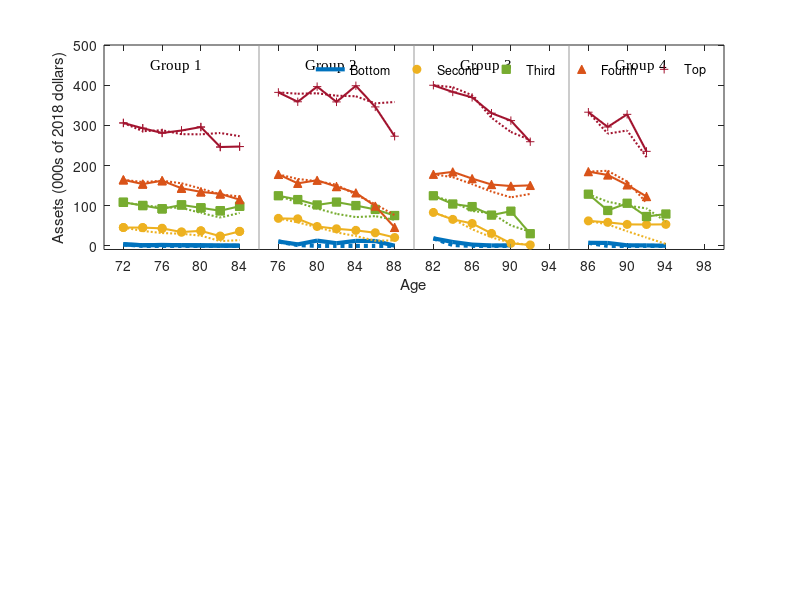

Reproduce this figure in MATLAB. (Note: this script raises an error after producing the figure.)
clear all

%  clc

waves=9;
groups=4;
wealth_q=3
clusters=4
f_t=2;
PI_l=5;
PI_l2=10;
FS=11;
ylim_pi=500
ylim_ic=600
cd('C:\Users\jbueren\Google Drive\JMP\Code\Structural Model\new_model\new_model\new_model');

% Data moments
fileID = fopen('data_moments1.txt');
data_moments=textscan(fileID,'%f');
fclose(fileID);
data_moments=data_moments{1};
data_moments=standardizeMissing(data_moments,-9);
data_moments(data_moments<0)=0;
data_NW_PI=data_moments(1:waves*groups*PI_l);
data_NW_PI=reshape(data_NW_PI,PI_l,waves,groups);

% Model moments
fileID = fopen('model_moments.txt');
model_moments=textscan(fileID,'%f');
fclose(fileID);
model_moments=model_moments{1};
model_moments(isnan(data_moments)) = -9;
model_moments=standardizeMissing(model_moments,-9);
model_moments(model_moments<0) = 0;
model_NW_PI=model_moments(1:waves*groups*PI_l);
model_NW_PI=reshape(model_NW_PI,PI_l,waves,groups);

data_beq_ic=data_moments(waves*groups*PI_l+1:waves*groups*PI_l+f_t*PI_l);
data_beq_ic=reshape(data_beq_ic,PI_l,f_t);
model_beq_ic=model_moments(waves*groups*PI_l+1:waves*groups*PI_l+f_t*PI_l);
model_beq_ic=reshape(model_beq_ic,PI_l,f_t);

data_NW_IC=data_moments(waves*groups*PI_l+f_t*PI_l+1:waves*groups*PI_l+f_t*PI_l+f_t*waves*groups);
data_NW_IC=reshape(data_NW_IC,f_t,waves,groups);
model_NW_IC=model_moments(waves*groups*PI_l+f_t*PI_l+1:waves*groups*PI_l+f_t*PI_l+f_t*waves*groups);
model_NW_IC=reshape(model_NW_IC,f_t,waves,groups);

data_hr_PI=data_moments(waves*groups*PI_l+f_t*PI_l+f_t*waves*groups+1:waves*groups*PI_l+f_t*PI_l+f_t*waves*groups+groups*PI_l);
data_hr_PI=reshape(data_hr_PI,PI_l,groups)
model_hr_PI=model_moments(waves*groups*PI_l+f_t*PI_l+f_t*waves*groups+1:waves*groups*PI_l+f_t*PI_l+f_t*waves*groups+groups*PI_l);
model_hr_PI=reshape(model_hr_PI,PI_l,groups)

data_hr_IC=data_moments(waves*groups*PI_l+f_t*PI_l+f_t*waves*groups+groups*PI_l+1:waves*groups*PI_l+f_t*PI_l+f_t*waves*groups+groups*PI_l+groups*f_t);
data_hr_IC=reshape(data_hr_IC,f_t,groups)
model_hr_IC=model_moments(waves*groups*PI_l+f_t*PI_l+f_t*waves*groups+groups*PI_l+1:waves*groups*PI_l+f_t*PI_l+f_t*waves*groups+groups*PI_l+groups*f_t);
model_hr_IC=reshape(model_hr_IC,f_t,groups)

data_md_IC=data_moments(waves*groups*PI_l+f_t*PI_l+f_t*waves*groups+groups*PI_l+groups*f_t+1:waves*groups*PI_l+f_t*PI_l+f_t*waves*groups+groups*PI_l+groups*f_t+clusters*f_t);
data_md_IC=reshape(data_md_IC,f_t,groups)
model_md_IC=model_moments(waves*groups*PI_l+f_t*PI_l+f_t*waves*groups+groups*PI_l+groups*f_t+1:waves*groups*PI_l+f_t*PI_l+f_t*waves*groups+groups*PI_l+groups*f_t+clusters*f_t);
model_md_IC=reshape(model_md_IC,f_t,groups)

%Untargeted moments
fileID = fopen('data_moments_ut.txt');
data_moments_ut=textscan(fileID,'%f');
fclose(fileID);
data_moments_ut=data_moments_ut{1};
data_moments_ut=standardizeMissing(data_moments_ut,-9);
data_moments_ut(data_moments_ut<0) = 0;
data_moments_ut=reshape(data_moments_ut,f_t,waves,groups)

fileID = fopen('moments_NW_IC1.txt');
model_moments_ut=textscan(fileID,'%f');
fclose(fileID);
model_moments_ut=model_moments_ut{1};
model_moments_ut(isnan(data_moments_ut)) = -9
model_moments_ut=standardizeMissing(model_moments_ut,-9);
model_moments_ut(model_moments_ut<0) = 0;
model_moments_ut=reshape(model_moments_ut,f_t,waves,groups)


colors = {[0   0.4470    0.7410]  [0.9290    0.6940    0.1250] [0.4660    0.6740    0.1880] [0.8500    0.3250    0.0980] [0.6350, 0.0780, 0.1840]};
pattern = {'none' 'o' 's' '^' '+'};
width={3 1.5 1.5 1.5 1.5};
waves2=7

% Graph by PI

final_f=figure(3)
set(3,'position',[50    20    700    500])
h1=subplot(2,1,1)
for m=1:2
for c=1:groups
for p=1:PI_l
    if m==1
        if p>1
            scatter(1+(waves2+1)*(c-1):waves2+(waves2+1)*(c-1),data_NW_PI(p,1:1:waves2,c),pattern{p},'MarkerEdgeColor',colors{p},'MarkerFaceColor',colors{p})
        end
        plot(1+(waves2+1)*(c-1):waves2+(waves2+1)*(c-1),data_NW_PI(p,1:1:waves2,c),'Color',colors{p},'LineWidth',width{p})        
    else
        plot(1+(waves2+1)*(c-1):waves2+(waves2+1)*(c-1),model_NW_PI(p,1:1:waves2,c),':','Color',colors{p},'LineWidth',width{p})
    end
     hold on  
end
end
end
c=1;
p=1;
p1=plot(1+waves2*(c-1):waves2+(waves2)*(c-1),data_NW_PI(p,1:1:waves2,c),'Color',colors{p},'LineWidth',width{p});
p=2;
p2=scatter(1+waves2*(c-1):waves2+(waves2)*(c-1),data_NW_PI(p,1:1:waves2,c),pattern{p},'MarkerEdgeColor',colors{p},'MarkerFaceColor',colors{p});
p=3;
p3=scatter(1+waves2*(c-1):waves2+(waves2)*(c-1),data_NW_PI(p,1:1:waves2,c),pattern{p},'MarkerEdgeColor',colors{p},'MarkerFaceColor',colors{p});
p=4;
p4=scatter(1+waves2*(c-1):waves2+(waves2)*(c-1),data_NW_PI(p,1:1:waves2,c),pattern{p},'MarkerEdgeColor',colors{p},'MarkerFaceColor',colors{p});
p=5;
p5=scatter(1+waves2*(c-1):waves2+(waves2)*(c-1),data_NW_PI(p,1:1:waves2,c),pattern{p},'MarkerEdgeColor',colors{p},'MarkerFaceColor',colors{p});

set(gcf,'color','w')
xlabel('Age','FontSize',FS)
ylabel('Assets (000s of 2018 dollars)','FontSize',FS)
ylim([-9,ylim_pi])
xticks([1:2:32])
xticklabels({'72','76','80','84',...
             '76','80','84','88',...
             '82','86','90','94',...
             '86','90','94','98'})
xlim([0 32])
alpha=0.6;
line([8 8], [-9 ylim_pi], 'Color', [alpha alpha alpha]);
line([16 16], [-9 ylim_pi], 'Color', [alpha alpha alpha]);
line([24 24], [-9 ylim_pi], 'Color', [alpha alpha alpha]);
text(2.4,ylim_pi-50,'Group 1','FontName','Times New Roman','Fontsize',FS)
text(10.4,ylim_pi-50,'Group 2','FontName','Times New Roman','Fontsize',FS)
text(18.4,ylim_pi-50,'Group 3','FontName','Times New Roman','Fontsize',FS)
text(26.4,ylim_pi-50,'Group 4','FontName','Times New Roman','Fontsize',FS)
I1=legend([p1 p2 p3 p4 p5],'Bottom','Second','Third','Fourth','Top','orientation','horizontal');
legend('boxoff')
I1.FontSize=FS;
newPosition = [0.4 0.87 0.2 0.2];
newUnits = 'normalized';
set(I1,'Position', newPosition,'Units', newUnits);
hold off
set(gca,'FontName','Times New Roman','Fontsize',FS);

subplot(2,1,2)
j=1
for m=1:2
for c=1:groups
for p=1:f_t
    if m==1
        if p>1
            scatter(1+(waves2+1)*(c-1):waves2+(waves2+1)*(c-1),data_moments_ut(p,1:1:waves2,c,j),pattern{p},'MarkerEdgeColor',colors{p},'MarkerFaceColor',colors{p})
        end
        plot(1+(waves2+1)*(c-1):waves2+(waves2+1)*(c-1),data_moments_ut(p,1:1:waves2,c,j),'Color',colors{p},'LineWidth',width{p})        
    else
        plot(1+(waves2+1)*(c-1):waves2+(waves2+1)*(c-1),model_moments_ut(p,1:1:waves2,c,j),':','Color',colors{p},'LineWidth',width{p})
    end
     hold on  
end
end
end
c=1;
p=1;
p1=plot(1+waves2*(c-1):waves2+(waves2)*(c-1),data_moments_ut(p,1:1:waves2,c,j),'Color',colors{p},'LineWidth',width{p});
p=2;
p2=scatter(1+waves2*(c-1):waves2+(waves2)*(c-1),data_moments_ut(p,1:1:waves2,c,j),pattern{p},'MarkerEdgeColor',colors{p},'MarkerFaceColor',colors{p});


set(gcf,'color','w')
xlabel('Age','FontSize',FS)
ylabel('Assets (000s of 2018 dollars)','FontSize',FS)
ylim([-9,ylim_pi])
xticks([1:2:32])
xticklabels({'72','76','80','84',...
             '76','80','84','88',...
             '82','86','90','94',...
             '86','90','94','98'})
xlim([0 32])
alpha=0.6;
line([8 8], [-9 ylim_pi], 'Color', [alpha alpha alpha]);
line([16 16], [-9 ylim_pi], 'Color', [alpha alpha alpha]);
line([24 24], [-9 ylim_pi], 'Color', [alpha alpha alpha]);
text(2.4,ylim_pi-50,'Group 1','FontName','Times New Roman','Fontsize',FS)
text(10.4,ylim_pi-50,'Group 2','FontName','Times New Roman','Fontsize',FS)
text(18.4,ylim_pi-50,'Group 3','FontName','Times New Roman','Fontsize',FS)
text(26.4,ylim_pi-50,'Group 4','FontName','Times New Roman','Fontsize',FS)
I1=legend([p1 p2],'Distant','Close','orientation','horizontal');
legend('boxoff')
I1.FontSize=FS;
newPosition = [0.4 0.37 0.2 0.2];
newUnits = 'normalized';
set(I1,'Position', newPosition,'Units', newUnits);
hold off
set(gca,'FontName','Times New Roman','Fontsize',FS);
print(gcf,'-depsc', 'C:\Users\jbueren\Google Drive\JMP\Draft\figures\model_fit1.eps')

figure(4)
set(4,'position',[450    400    700    500])
clrs = [0 0 0; 0.9 0.9 0.9 ];
for m=1:2
    subplot(2,2,m)
    if m==1
        hB=bar(data_beq_ic*100)
    else
        hB=bar(model_beq_ic*100)
    end
set(hB,{'FaceColor'},{clrs(1,:),clrs(2,:)}.')

    I=legend('Distant','Close','Location','NorthWest')
    legend('boxoff')
    I.FontSize=FS
%     newPosition = [0.5 0.925 0.08 0.08];
%     newUnits = 'normalized';
%     set(I,'Position', newPosition,'Units', newUnits);
if m==1
    title('Data')
else
    title('Model')
end
set(gca,'FontName','Times New Roman','Fontsize',FS);
set(gcf,'color','w')
ylim([0 100])
xticks([1 2 3 4 5])
xticklabels({'Bottom','2nd','3rd','4th','Top'})
ylabel('Pr. of leaving any bequest (%)','FontSize',FS)
xlabel('Permanent Income Quintile','FontSize',FS)
end
for m=1:2
    subplot(2,2,m+2)
    if m==1
        hB=bar((data_md_IC*100)')
    else
        hB=bar((model_md_IC*100)')
    end
set(hB,{'FaceColor'},{clrs(1,:),clrs(2,:)}.')

    I=legend('Distant','Close','Location','NorthWest')
    legend('boxoff')
    I.FontSize=FS
%     newPosition = [0.5 0.925 0.08 0.08];
%     newUnits = 'normalized';
%     set(I,'Position', newPosition,'Units', newUnits);
if m==1
    title('Data')
else
    title('Model')
end
set(gca,'FontName','Times New Roman','Fontsize',FS);
set(gcf,'color','w')
ylim([0 80])
xticks([1 2 3 4])
xticklabels({'Healthy','Physical','Mental','Impaired'})
ylabel('Fraction in Medicaid (%)','FontSize',FS)
xlabel('LTC need','FontSize',FS)
end
print(gcf,'-depsc', 'C:\Users\jbueren\Google Drive\JMP\Draft\figures\model_fit2.eps')

%Table hours matched by PI
          [data_hr_PI([1 3 5],2)';model_hr_PI([1 3 5],2)'; ...
           data_hr_PI([1 3 5],3)';model_hr_PI([1 3 5],3)'; ...
           data_hr_PI([1 3 5],4)';model_hr_PI([1 3 5],4)']
%Table hours matched by PI       
        [data_hr_IC(:,2)';model_hr_IC(:,2)'; ...
           data_hr_IC(:,3)';model_hr_IC(:,3)'; ...
           data_hr_IC(:,4)';model_hr_IC(:,4)']



%% Identification
clear all

waves=9;
groups=4;
wealth_q=3
clusters=4
f_t=2;
PI_l=5;
PI_l2=10;
FS=11;
ylim_pi=500
ylim_ic=600
cd('C:\Users\jbueren\Google Drive\JMP\Code\Structural Model\new_model\new_model\new_model');

% Model moments
fileID = fopen('model_moments.txt');
model_moments=textscan(fileID,'%f');
fclose(fileID);
model_moments=model_moments{1};
model_moments=standardizeMissing(model_moments,-9);
model_moments(model_moments<0) = 0;
model_beq_ic=model_moments(waves*groups*PI_l+1:waves*groups*PI_l+f_t*PI_l);
model_beq_ic=reshape(model_beq_ic,PI_l,f_t);
model_hr_IC=model_moments(waves*groups*PI_l+f_t*PI_l+f_t*waves*groups+groups*PI_l+1:waves*groups*PI_l+f_t*PI_l+f_t*waves*groups+groups*PI_l+groups*f_t);
model_hr_IC=reshape(model_hr_IC,f_t,groups)


% Stronger bequest
fileID = fopen('moments_high_beq.txt');
model_moments=textscan(fileID,'%f');
fclose(fileID);
model_moments=model_moments{1};
model_moments=standardizeMissing(model_moments,-9);
model_moments(model_moments<0) = 0;
model_beq_ic_high_beq=model_moments(waves*groups*PI_l+1:waves*groups*PI_l+f_t*PI_l);
model_beq_ic_high_beq=reshape(model_beq_ic_high_beq,PI_l,f_t);
model_hr_IC_high_beq=model_moments(waves*groups*PI_l+f_t*PI_l+f_t*waves*groups+groups*PI_l+1:waves*groups*PI_l+f_t*PI_l+f_t*waves*groups+groups*PI_l+groups*f_t);
model_hr_IC_high_beq=reshape(model_hr_IC_high_beq,f_t,groups)

% Stronger LTC needs
fileID = fopen('moments_high_LTC.txt');
model_moments=textscan(fileID,'%f');
fclose(fileID);
model_moments=model_moments{1};
model_moments=standardizeMissing(model_moments,-9);
model_moments(model_moments<0) = 0;
model_beq_ic_high_ltc=model_moments(waves*groups*PI_l+1:waves*groups*PI_l+f_t*PI_l);
model_beq_ic_high_ltc=reshape(model_beq_ic_high_ltc,PI_l,f_t);
model_hr_IC_high_ltc=model_moments(waves*groups*PI_l+f_t*PI_l+f_t*waves*groups+groups*PI_l+1:waves*groups*PI_l+f_t*PI_l+f_t*waves*groups+groups*PI_l+groups*f_t);
model_hr_IC_high_ltc=reshape(model_hr_IC_high_ltc,f_t,groups)


pattern = {'none' 'o' 's' '^' '+'};
width={3 1.5 1.5 1.5 1.5};
waves2=7
clrs = [0 0 0; 0.5 0.5 0.5 ; 0.9 0.9 0.9 ];

figure(7)
set(7,'position',[450    400    700    250])
p=clusters
hb=bar([model_hr_IC(:,p) model_hr_IC_high_beq(:,p) model_hr_IC_high_ltc(:,p)])  
set(hb,{'FaceColor'},{clrs(1,:),clrs(2,:),clrs(3,:)}.')
xticklabels({'Distant','Close'})
I=legend('Benchmark','High bequest','High LTC','Location','NorthEast')
legend('boxoff')
I.FontSize=FS
hold off
set(gca,'FontName','Times New Roman','Fontsize',FS);
xlabel('Family Type','FontSize',FS)
ylabel('Formal Care Hours per Day','FontSize',FS)
set(gcf,'color','w')
print(gcf,'-depsc', 'C:\Users\jbueren\Google Drive\JMP\Draft\figures\identification1.eps')

figure(8)
set(8,'position',[450    400    700    250])

for m=1:2
    subplot(1,2,m)
    hB=bar([model_beq_ic(:,m)*100 model_beq_ic_high_beq(:,m)*100 model_beq_ic_high_ltc(:,m)*100])
    set(hB,{'FaceColor'},{clrs(1,:),clrs(2,:),clrs(3,:)}.')
    I=legend('Benchmark','High Bequest','High LTC','Location','NorthWest')
    legend('boxoff')
    I.FontSize=FS
if m==1
    title('Distant Family')
else
    title('Close Family')
end
set(gca,'FontName','Times New Roman','Fontsize',FS);
set(gcf,'color','w')
ylim([0 100])
xticks([1 2 3 4 5])
xticklabels({'Bottom','2nd','3rd','4th','Top'})
ylabel('Pr. of leaving any bequest (%)','FontSize',FS)
xlabel('Permanent Income Quintile','FontSize',FS)
end
print(gcf,'-depsc', 'C:\Users\jbueren\Google Drive\JMP\Draft\figures\identification2.eps')


%% Counterfactuals by IC
clear all
generations=21
FS=11;
colors = {[0   0.4470    0.7410] [0.4940    0.1840    0.5560]   [0.9290    0.6940    0.1250]  [0.8500    0.3250    0.0980] [0.3010, 0.7450, 0.9330]};
pattern = {'none' 'o' 's' '^'};
width={3 1.5 3.5 1.5 2};
ldash = {'-' '--' ':'  '*'};

figure(7)
set(7,'position',[50    100    650    350])    
for i=1:2 %family

for p=1:2 % percentile
cd('C:\Users\jbueren\Google Drive\JMP\Code\Structural Model\new_model\new_model\new_model');
fileID = fopen('benchmark.txt');
benchmark=textscan(fileID,'%f  %f %f %f %f %f %f ');
fclose(fileID);
benchmark=benchmark{2+i+(p-1)*2};
counterfactual(:,1)=benchmark(:,1);

fileID = fopen('noLTC.txt');
noLTC=textscan(fileID,'%f %f %f %f %f %f %f ');
fclose(fileID);
noLTC=noLTC{2+i+(p-1)*2};
counterfactual(:,2)=noLTC;

fileID = fopen('noBeq.txt');
noBeq=textscan(fileID,'%f %f %f %f %f %f %f');
fclose(fileID);
noBeq=noBeq{2+i+(p-1)*2};
counterfactual(:,3)=noBeq;

if i==1
    subplot(1,2,1)
    T=title('Distant Families','Position',[85 720])

else
    subplot(1,2,2)
    T=title('Close Families','Position',[85 720])
end
hold on 
for c=1:3
    plot(70:2:100,counterfactual(1:16,c),ldash{c},'Color',colors{c},'LineWidth',width{c})        
end
set(gcf,'color','w')
xlabel('Age','FontSize',FS)
ylabel('Assets (000s of 2018 dollars)','FontSize',FS)
% yticks([0:100:500])
ylim([-9,800])
 if i==1
    I=legend('Benchmark','No long-term care','No bequest','orientation','horizontal');
    legend('boxoff')
    I.FontSize=FS;
    newPosition = [0.42 0.88 0.2 0.2];
    newUnits = 'normalized';
    set(I,'Position', newPosition,'Units', newUnits);
 end 
set(gca,'FontName','Times New Roman','Fontsize',FS);
end
end
print(gcf,'-depsc', 'C:\Users\jbueren\Google Drive\JMP\Draft\figures\counterfactuals_ic.eps')

%% Counterfactuals along wealth distribution
clear all
generations=21
FS=11;
colors = {[0   0.4470    0.7410] [0.4940    0.1840    0.5560]   [0.9290    0.6940    0.1250]  [0.8500    0.3250    0.0980] [0.3010, 0.7450, 0.9330]};
pattern = {'none' 'o' 's' '^'};
width={3 1.5 3.5 1.5 2};
ldash = {'-' '--' ':'  '*'};

figure(7)
set(7,'position',[50    100    600    250])    
for i=1:1
cd('C:\Users\jbueren\Google Drive\JMP\Code\Structural Model\new_model\new_model\new_model');
fileID = fopen('benchmark.txt');
benchmark=textscan(fileID,'%f %f %f %f %f %f %f');
fclose(fileID);
benchmark=benchmark{i};
fileID = fopen('noLTC.txt');
noLTC=textscan(fileID,'%f %f %f %f %f %f %f ');
fclose(fileID);
noLTC=noLTC{i};
counterfactual(:,1,:)=benchmark(:,1)-noLTC(:,1);


fileID = fopen('noFemale.txt');
benchmark=textscan(fileID,'%f %f %f %f %f %f %f');
fclose(fileID);
benchmark=benchmark{i};
fileID = fopen('noFemale_noLTC.txt');
noLTC=textscan(fileID,'%f %f %f %f %f %f %f ');
fclose(fileID);
noLTC=noLTC{i};
counterfactual(:,2,:)=benchmark(:,1)-noLTC(:,1);


for c=1:2
    plot(70:2:100,counterfactual(1:16,c),ldash{c},'Color',colors{c},'LineWidth',width{c})        
    hold on  
end
set(gcf,'color','w')
xlabel('Age','FontSize',FS)
ylabel('Assets (000s of 2018 dollars)','FontSize',FS)
 ylim([-9,50])
%  if i==2
    I=legend('Benchmark','No Close Families','orientation','horizontal');
    legend('boxoff')
    I.FontSize=FS;
    newPosition = [0.4 0.88 0.2 0.2];
    newUnits = 'normalized';
    set(I,'Position', newPosition,'Units', newUnits);
%  end 
set(gca,'FontName','Times New Roman','Fontsize',FS);
end
print(gcf,'-depsc', 'C:\Users\jbueren\Google Drive\JMP\Draft\figures\counterfactuals.eps')
print(gcf,'-depsc', 'C:\Users\jbueren\Google Drive\JMP\Slides\figures\counterfactuals.eps')
